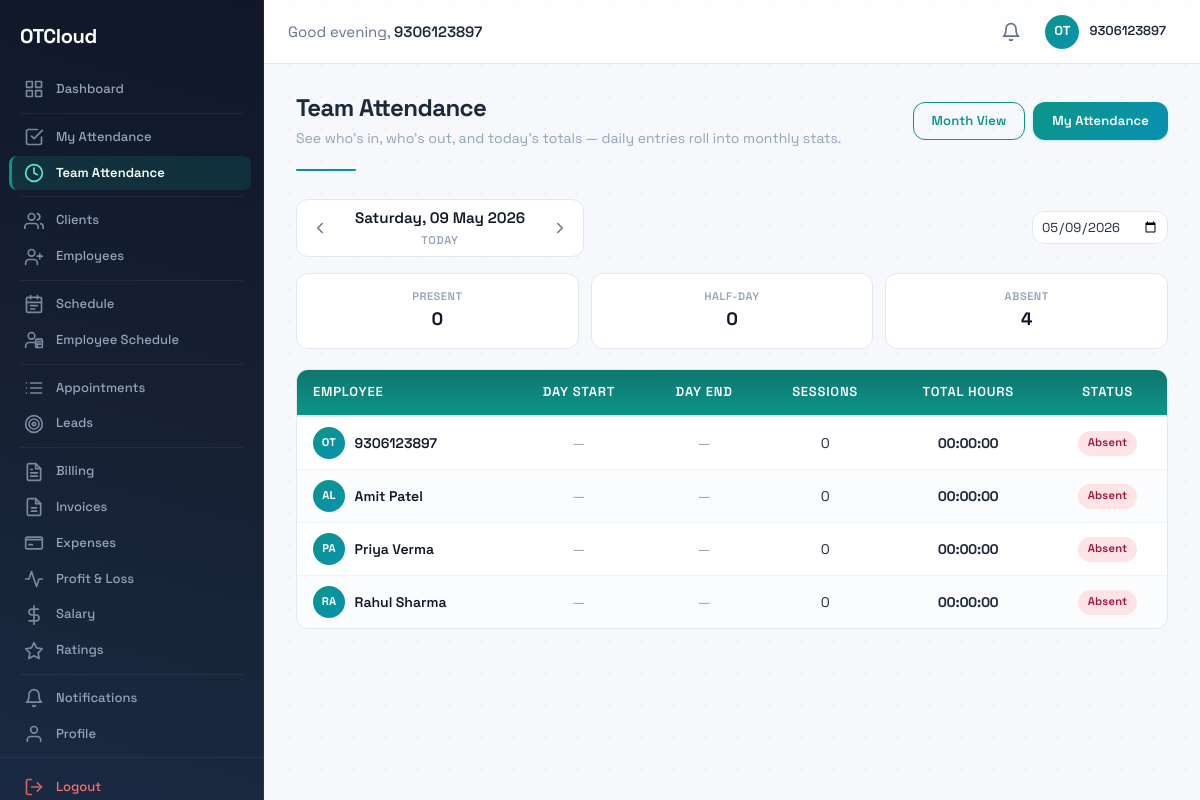
The app's page /attendance/team/ (signed in), older data.
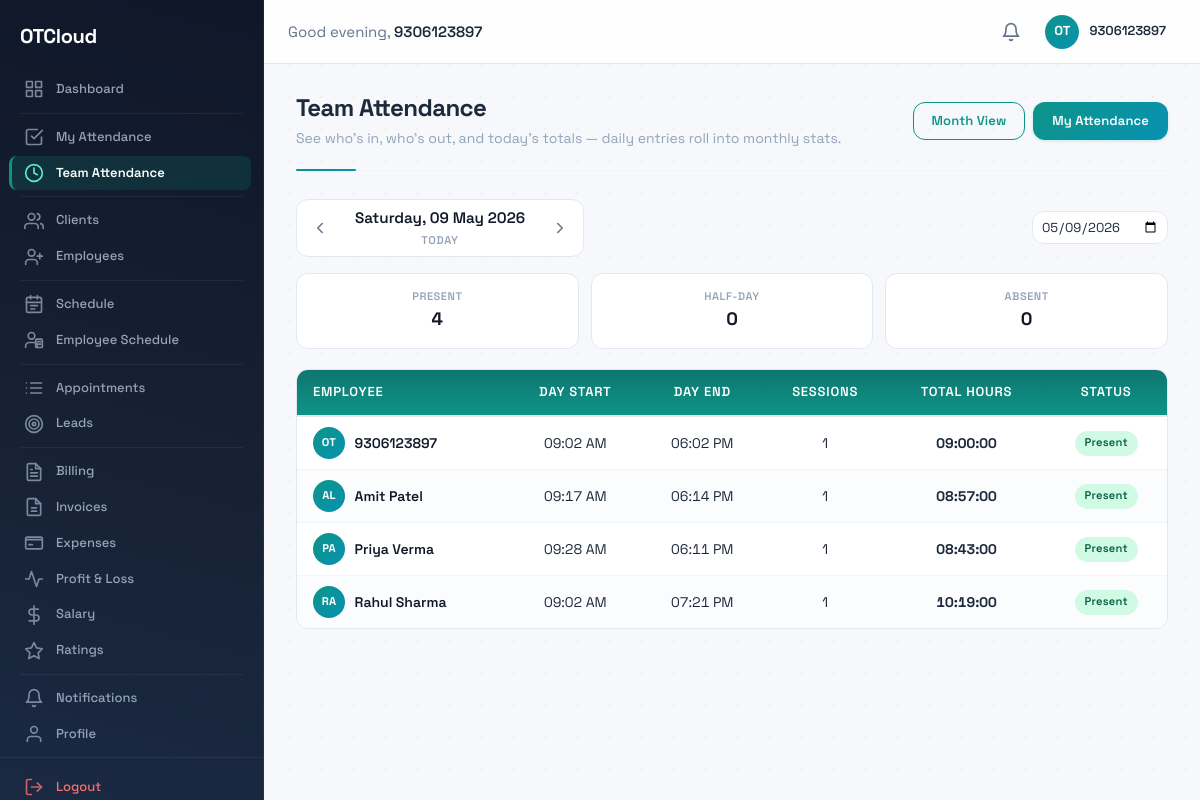
The same page, newer data.
### accounts/models.py (models this page shows, shortened)
class User(AbstractBaseUser, PermissionsMixin):
    class Role(models.TextChoices):
        ADMIN = 'admin', 'Admin'
        STAFF = 'staff', 'Staff'
        CLIENT = 'client', 'Client'
    mobile_number = models.CharField(max_length=15, unique=True)
    first_name = models.CharField(max_length=50, blank=True)
    last_name = models.CharField(max_length=50, blank=True)
    email = models.EmailField(blank=True)
    role = models.CharField(max_length=10, choices=Role.choices, default=Role.STAFF)
    is_verified = models.BooleanField(default=False)
    is_active = models.BooleanField(default=True)
    is_staff = models.BooleanField(default=False)
    date_joined = models.DateTimeField(auto_now_add=True)
    profile_image = models.ImageField(upload_to='profiles/', blank=True, null=True)
    objects = UserManager()
    USERNAME_FIELD = 'mobile_number'
    REQUIRED_FIELDS = []
    class Meta:
        ordering = ['-date_joined']
    def get_full_name(self):
        return f"{self.first_name} {self.last_name}".strip()

### attendance/models.py (models this page shows, shortened)
class AttendanceLog(CoreModel):
    user = models.ForeignKey(
        settings.AUTH_USER_MODEL,
        on_delete=models.CASCADE,
        related_name='attendance_logs',
    )
    check_in_time = models.DateTimeField()
    check_out_time = models.DateTimeField(null=True, blank=True)
    date = models.DateField()
    duration = models.DurationField(null=True, blank=True)
    notes = models.TextField(blank=True)
    objects = models.Manager()
    active_objects = ActiveManager()
    class Meta:
        ordering = ['-date', '-check_in_time']

### attendance/views.py (the view)
# urls.py: path('team/', TeamDayView.as_view(), name='team_day'),
@method_decorator([login_required, _staff_required, _admin_required], name='dispatch')
class TeamDayView(View):
    template_name = 'attendance/team_day.html'
    def get(self, request):
        today = timezone.now().date()
        target_date = _parse_date(request.GET.get('date'), today)
        rows = AttendanceService.get_day_attendance(target_date)
        present = sum(1 for r in rows if r['status'] == 'present')
        half = sum(1 for r in rows if r['status'] in ('half-day', 'half_day', 'short'))
        absent = sum(1 for r in rows if r['status'] == 'absent')
        upcoming = sum(1 for r in rows if r['status'] == 'upcoming')
        active_now = sum(1 for r in rows if r.get('is_active'))
        for r in rows:
            r['total_display'] = _format_duration(r['total'])
        date_options = []
        for i in range(AttendanceService.MARK_MAX_DAYS_AHEAD + 1):
            d = today + timedelta(days=i)
            if i == 0:
                label = f"Today · {d:%a %d %b}"
            elif i == 1:
                label = f"Tomorrow · {d:%a %d %b}"
            else:
                label = f"{d:%a %d %b}"
            date_options.append({'iso': d.isoformat(), 'label': label, 'selected': d == target_date})
        context = {
            'target_date': target_date,
            'is_today': target_date == today,
            'prev_date': target_date - timedelta(days=1),
            'next_date': target_date + timedelta(days=1),
            'today': today,
            'rows': rows,
            'present_count': present,
            'half_count': half,
            'absent_count': absent,
            'upcoming_count': upcoming,
            'active_now': active_now,
            'total_staff': len(rows),
            'year': target_date.year,
            'month': target_date.month,
            'date_options': date_options,
        }
        return render(request, self.template_name, context)

### attendance/templates/attendance/team_day.html (shortened to what the changed rows need)
{% extends "base.html" %}
{% load attendance_filters %}
{% block content %}
<div class="page-header">
  <div class="page-header-left">
    <h1 class="page-title">Team Attendance</h1>
  </div>
</div>
<div class="summary-row summary-row--three">
  <div class="summary-card">
    <div>
      <div class="summary-label">Present</div>
      <div class="summary-value">{{ present_count }}</div>
    </div>
  </div>
  <div class="summary-card">
    <div>
      <div class="summary-label">Absent</div>
      <div class="summary-value">{{ absent_count }}</div>
    </div>
  </div>
</div>
<div class="att-table-wrap">
  <div class="att-scroll">
    <table class="att-table">
      <thead>
        <tr>
          <th>Employee</th>
          <th>Day Start</th>
          <th>Day End</th>
          <th>Sessions</th>
          <th>Total Hours</th>
          <th>Status</th>
        </tr>
      </thead>
      <tbody>
        {% for row in rows %}
        <tr>
          <td>
            <div class="emp-cell">
              <span class="emp-avatar">
                {% with name=row.user.get_full_name %}
                  {% if name %}{{ name|make_list|first|upper }}{{ name|make_list|last|upper }}{% else %}OT{% endif %}
                {% endwith %}
              </span>
              <div>
                <div class="emp-name">{{ row.user.get_full_name|default:row.user.mobile_number }}</div>
              </div>
            </div>
          </td>
          <td class="time-cell">
            {% if row.check_in %}{{ row.check_in|time:"h:i A" }}{% else %}<span class="dash">—</span>{% endif %}
          </td>
          <td class="time-cell">
            {% if row.is_active %}<span class="status-pill active"><span class="live-dot"></span>In session</span>
            {% elif row.check_out %}{{ row.check_out|time:"h:i A" }}
            {% else %}<span class="dash">—</span>{% endif %}
          </td>
          <td>{{ row.logs|length }}</td>
          <td class="time-cell"><strong>{{ row.total_display }}</strong></td>
          <td>
            <span class="status-pill {{ row.status }}"{% if row.mark and row.mark.notes %} title="{{ row.mark.notes }}"{% endif %}>
              {% if row.status == 'present' %}Present
              {% elif row.status == 'half-day' or row.status == 'half_day' %}Half-day
              {% elif row.status == 'short' %}Short
              {% elif row.status == 'absent' %}Absent
              {% elif row.status == 'upcoming' %}—
              {% endif %}
            </span>
          </td>
        </tr>
        {% empty %}
        <tr>
          <td colspan="6" style="text-align:center; padding:2.5rem; color:var(--text-muted,#94a3b8);">
            No active staff on the roster yet.
          </td>
        </tr>
        {% endfor %}
      </tbody>
    </table>
  </div>
</div>
{% endblock %}

### templates/base.html (shortened to what the changed rows need)
{% load static %}
<!DOCTYPE html>
<html lang="en">
<head>
  <link rel="stylesheet" href="{% static 'css/style.css' %}">
</head>
<body>
{% if user.is_authenticated %}
  <nav class="sidebar" id="sidebar">
    <div class="sidebar-header">
      <a href="/" class="sidebar-brand">
        <span class="sidebar-logo-text">OTCloud</span>
      </a>
    </div>
    <ul class="sidebar-nav">
      <li class="sidebar-item">
        <a href="/" class="sidebar-link {% if request.path == '/' %}active{% endif %}">
          Dashboard
        </a>
      </li>
      {% if request.user.role == 'admin' or request.user.role == 'staff' %}
      <li class="sidebar-divider"></li>
      <li class="sidebar-item">
        <a href="{% url 'attendance:my_attendance' %}" class="sidebar-link {% if '/attendance/me' in request.path %}active{% endif %}">
          <svg class="sidebar-icon" width="20" height="20" viewBox="0 0 24 24" fill="none" stroke="currentColor" stroke-width="2" stroke-linecap="round" stroke-linejoin="round">
            <polyline points="9 11 12 14 22 4"/>
            <path d="M21 12v7a2 2 0 0 1-2 2H5a2 2 0 0 1-2-2V5a2 2 0 0 1 2-2h11"/>
          </svg>
          My Attendance
        </a>
      </li>
      <li class="sidebar-item">
        <a href="{% url 'attendance:dashboard' %}" class="sidebar-link {% if '/attendance/' in request.path and '/attendance/me' not in request.path %}active{% endif %}">
          <svg class="sidebar-icon" width="20" height="20" viewBox="0 0 24 24" fill="none" stroke="currentColor" stroke-width="2" stroke-linecap="round" stroke-linejoin="round">
            <circle cx="12" cy="12" r="10"/><polyline points="12 6 12 12 16 14"/>
          </svg>
          Team Attendance
        </a>
      </li>
      <li class="sidebar-divider"></li>
      <li class="sidebar-item">
        <a href="{% url 'clients:client_list' %}" class="sidebar-link {% if '/clients/' in request.path %}active{% endif %}">
          Clients
        </a>
      </li>
      <li class="sidebar-item">
        <a href="{% url 'accounts:employee_list' %}" class="sidebar-link {% if '/employees/' in request.path %}active{% endif %}">
          Employees
        </a>
      </li>
      <li class="sidebar-divider"></li>
      <li class="sidebar-item">
        <a href="{% url 'daily_schedule' %}" class="sidebar-link {% if request.resolver_match.url_name == 'daily_schedule' %}active{% endif %}">
          Schedule
        </a>
      </li>
      <li class="sidebar-item">
        <a href="{% url 'employee_schedule' %}" class="sidebar-link {% if request.resolver_match.url_name == 'employee_schedule' %}active{% endif %}">
          Employee Schedule
        </a>
      </li>
      <li class="sidebar-divider"></li>
      <li class="sidebar-item">
        <a href="{% url 'appointments:appointment_list' %}" class="sidebar-link ">
          Appointments
        </a>
      </li>
      <li class="sidebar-item">
        <a href="{% url 'lms:lead_list' %}" class="sidebar-link {% if '/lms/' in request.path %}active{% endif %}">
          <svg class="sidebar-icon" width="20" height="20" viewBox="0 0 24 24" fill="none" stroke="currentColor" stroke-width="2" stroke-linecap="round" stroke-linejoin="round">
            <circle cx="12" cy="12" r="10"/>
            <circle cx="12" cy="12" r="6"/>
            <circle cx="12" cy="12" r="2"/>
          </svg>
          Leads
        </a>
      </li>
      <li class="sidebar-divider"></li>
      {% if request.user.role == 'admin' %}
      <li class="sidebar-item">
        <a href="{% url 'billing:monthly_view' %}" class="sidebar-link ">
          Billing
        </a>
      </li>
      <li class="sidebar-item">
        <a href="{% url 'billing:invoice_list' %}" class="sidebar-link {% if '/billing/invoices' in request.path %}active{% endif %}">
          Invoices
        </a>
      </li>
      <li class="sidebar-item">
        <a href="{% url 'billing:expense_view' %}" class="sidebar-link {% if '/billing/expenses' in request.path %}active{% endif %}">
          <svg class="sidebar-icon" width="20" height="20" viewBox="0 0 24 24" fill="none" stroke="currentColor" stroke-width="2" stroke-linecap="round" stroke-linejoin="round">
            <path d="M2 8h20"/><rect x="2" y="5" width="20" height="14" rx="2" ry="2"/>
            <line x1="6" y1="14" x2="10" y2="14"/>
          </svg>
          Expenses
        </a>
      </li>
      <li class="sidebar-item">
        <a href="{% url 'billing:pnl_view' %}" class="sidebar-link {% if '/billing/pnl' in request.path %}active{% endif %}">
          <svg class="sidebar-icon" width="20" height="20" viewBox="0 0 24 24" fill="none" stroke="currentColor" stroke-width="2" stroke-linecap="round" stroke-linejoin="round">
            <polyline points="22 12 18 12 15 21 9 3 6 12 2 12"/>
          </svg>
          Profit &amp; Loss
        </a>
      </li>
      <li class="sidebar-item">
        <a href="{% url 'salary:salary_list' %}" class="sidebar-link {% if '/salary/' in request.path and '/salary/ratings' not in request.path %}active{% endif %}">
          <svg class="sidebar-icon" width="20" height="20" viewBox="0 0 24 24" fill="none" stroke="currentColor" stroke-width="2" stroke-linecap="round" stroke-linejoin="round">
            <line x1="12" y1="1" x2="12" y2="23"/>
            <path d="M17 5H9.5a3.5 3.5 0 0 0 0 7h5a3.5 3.5 0 0 1 0 7H6"/>
          </svg>
          Salary
        </a>
      </li>
      <li class="sidebar-item">
        <a href="{% url 'salary:ratings_list' %}" class="sidebar-link {% if '/salary/ratings' in request.path %}active{% endif %}">
          <svg class="sidebar-icon" width="20" height="20" viewBox="0 0 24 24" fill="none" stroke="currentColor" stroke-width="2" stroke-linecap="round" stroke-linejoin="round">
            <polygon points="12 2 15.09 8.26 22 9.27 17 14.14 18.18 21.02 12 17.77 5.82 21.02 7 14.14 2 9.27 8.91 8.26 12 2"/>
          </svg>
          Ratings
        </a>
      </li>
      {% endif %}
      {% endif %}
      <li class="sidebar-divider"></li>
      <li class="sidebar-item">
        <a href="{% url 'notifications:list' %}" class="sidebar-link {% if '/notifications/' in request.path %}active{% endif %}">
          <svg class="sidebar-icon" width="20" height="20" viewBox="0 0 24 24" fill="none" stroke="currentColor" stroke-width="2" stroke-linecap="round" stroke-linejoin="round">
            <path d="M18 8A6 6 0 0 0 6 8c0 7-3 9-3 9h18s-3-2-3-9"/>
            <path d="M13.73 21a2 2 0 0 1-3.46 0"/>
          </svg>
          Notifications
        </a>
      </li>
      <li class="sidebar-item">
        <a href="{% url 'accounts:profile' %}" class="sidebar-link {% if '/accounts/profile/' in request.path %}active{% endif %}">
          <svg class="sidebar-icon" width="20" height="20" viewBox="0 0 24 24" fill="none" stroke="currentColor" stroke-width="2" stroke-linecap="round" stroke-linejoin="round">
            <path d="M20 21v-2a4 4 0 0 0-4-4H8a4 4 0 0 0-4 4v2"/>
            <circle cx="12" cy="7" r="4"/>
          </svg>
          Profile
        </a>
      </li>
    </ul>
    <ul class="sidebar-nav-bottom">
      <li class="sidebar-item">
        <a href="{% url 'accounts:logout' %}" class="sidebar-link sidebar-link--logout">
          <svg class="sidebar-icon" width="20" height="20" viewBox="0 0 24 24" fill="none" stroke="currentColor" stroke-width="2" stroke-linecap="round" stroke-linejoin="round">
            <path d="M9 21H5a2 2 0 0 1-2-2V5a2 2 0 0 1 2-2h4"/>
            <polyline points="16 17 21 12 16 7"/>
            <line x1="21" y1="12" x2="9" y2="12"/>
          </svg>
          Logout
        </a>
      </li>
    </ul>
  </nav>
  <header class="topbar">
    <div class="topbar-left">
      <span class="topbar-greeting">
        Good <span id="timeGreeting">morning</span>, <strong>{{ request.user.first_name|default:request.user.mobile_number }}</strong>
      </span>
    </div>
    <div class="topbar-right">
      <a href="{% url 'notifications:list' %}" class="topbar-notifications" title="Notifications">
        <svg width="20" height="20" viewBox="0 0 24 24" fill="none" stroke="currentColor" stroke-width="2" stroke-linecap="round" stroke-linejoin="round">
          <path d="M18 8A6 6 0 0 0 6 8c0 7-3 9-3 9h18s-3-2-3-9"/>
          <path d="M13.73 21a2 2 0 0 1-3.46 0"/>
        </svg>
      </a>
      <a href="{% url 'accounts:profile' %}" class="topbar-user-area">
        <div class="topbar-avatar">
          {% if request.user.profile_image %}
            <img src="{{ request.user.profile_image.url }}" alt="Profile" class="avatar-img">
          {% else %}
            OT
          {% endif %}
        </div>
        <span class="topbar-user-name">{{ request.user.get_full_name|default:request.user.mobile_number }}</span>
      </a>
    </div>
  </header>
{% endif %}
<main class="main-content {% if not user.is_authenticated %}main-content--full{% endif %}">
  {% block content %}{% endblock %}
</main>
</body>
</html>

Row changes from the older to the newer data that the page shows:
changed User (number 1 of 4 on the later page): check_in (not shown) → "09:02 AM"; check_out (not shown) → "06:02 PM"; logs|length "0" → "1"; total_display "00:00:00" → "09:00:00"; text "— — Absent" → "Present"
shown differently, row unchanged: User "Amit Patel": check_in (not shown) → "09:17 AM"; check_out (not shown) → "06:14 PM"; logs|length "0" → "1"; total_display "00:00:00" → "08:57:00"; text "— — Absent" → "Present"
shown differently, row unchanged: User "Priya Verma": check_in (not shown) → "09:28 AM"; check_out (not shown) → "06:11 PM"; logs|length "0" → "1"; total_display "00:00:00" → "08:43:00"; text "— — Absent" → "Present"
changed User "Rahul Sharma": check_in (not shown) → "09:02 AM"; check_out (not shown) → "07:21 PM"; logs|length "0" → "1"; total_display "00:00:00" → "10:19:00"; text "— — Absent" → "Present"
Text that changed along with them:
{{ present_count }}: "0" → "4"
{{ absent_count }}: "4" → "0"
